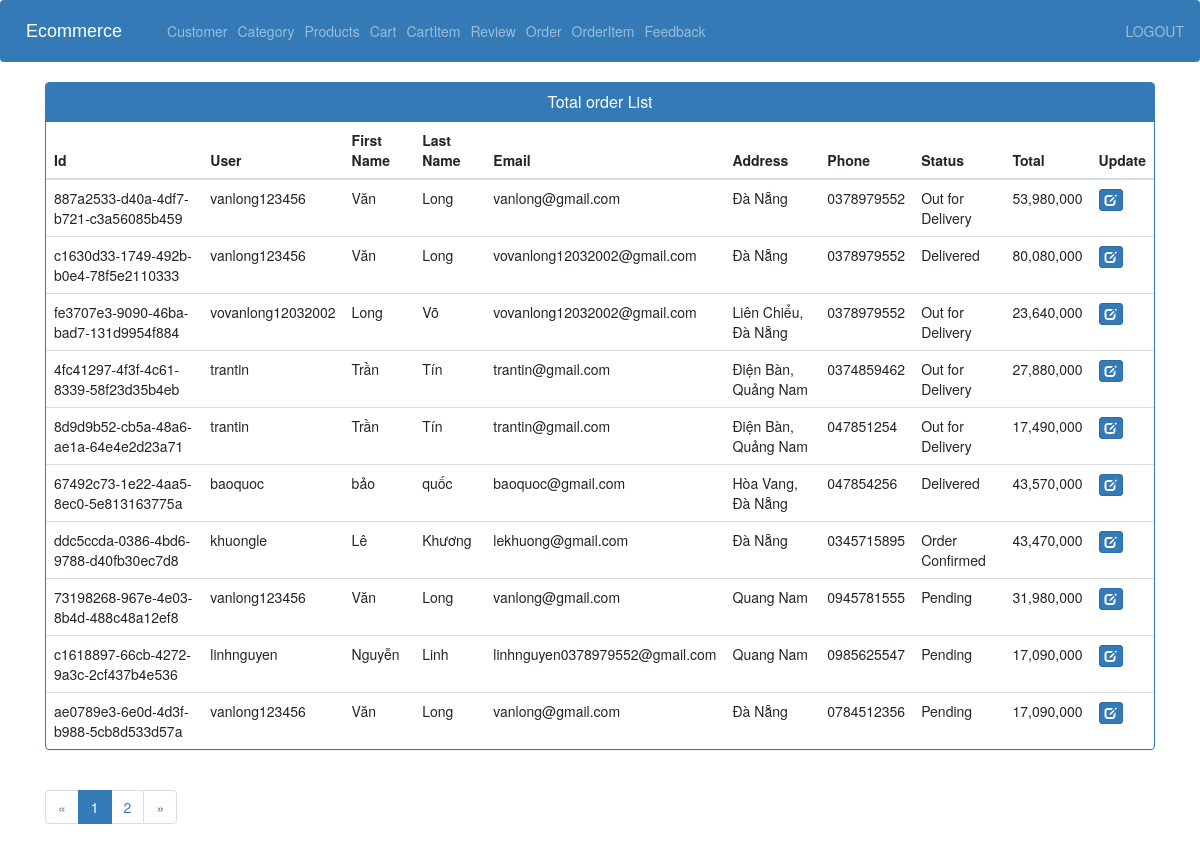
Page /order_view_admin/ (signed in) on the committed database.
### store/models.py (models this page shows)
class Order(models.Model):
    STATUS =(
        ('Pending','Pending'),
        ('Order Confirmed','Order Confirmed'),
        ('Out for Delivery','Out for Delivery'),
        ('Delivered','Delivered'),
    )
    id = models.UUIDField(default=uuid.uuid4, primary_key=True)
    user = models.ForeignKey(User, on_delete=models.CASCADE)
    first_name = models.CharField(max_length=255)
    last_name = models.CharField(max_length=255)
    email = models.EmailField(max_length=255)
    address = models.CharField(max_length=255)
    phone = models.CharField(max_length=255)
    date_ordered = models.DateTimeField(auto_now_add=True)
    status=models.CharField(max_length=50,null=True,choices=STATUS, default='Pending')
    total = models.FloatField()

### store/views.py (the view)
# urls.py: path('order_view_admin/',views.order_view_admin, name='order_view_admin'),
@login_required(login_url='adminlogin')
def order_view_admin(request):
    order_list= Order.objects.all()
    page = request.GET.get('page', 1)
    paginator = Paginator(order_list, 10)
    try:
        orders = paginator.page(page)
    except PageNotAnInteger:
        orders = paginator.page(1)
    except EmptyPage:
        orders = paginator.page(paginator.num_pages)
    context = {'orders':orders}
    return render(request, 'admin/view_order.html',context)

### store/templates/admin/view_order.html (shortened to what this page needs)
{% extends 'admin/admin_base.html' %}
{% load static %}
{% block content %}
<head>
  <link href="//netdna.bootstrapcdn.com/bootstrap/3.0.0/css/bootstrap.min.css" rel="stylesheet" id="bootstrap-css">
</head>
<div class="container vh-100">
  <div class="panel panel-primary">
    <div class="panel-heading">
      <h6 class="panel-title">Total order List</h6>
    </div>
    <table class="table table-hover" id="dev-table">
      <thead>
        <tr>
          <th>Id </th>
          <th>User</th>
          <th>First Name</th>
          <th>Last Name</th>
          <th>Email</th>
          <th>Address</th>
          <th>Phone</th>
          <th>Status</th>
          <th>Total</th>
          <th>Update</th>
        </tr>
      </thead>
      {% for p in orders %}
      {% if p %}
      <tr>
        <td> {{p.id}}</td>
        <td>{{ p.user.username }}</td>
        <td>{{p.first_name}}</td>
        <td>{{p.last_name}}</td>
        <td>{{p.email}}</td>
        <td>{{p.address}}</td>
        <td>{{p.phone}}</td>
        <td>{{p.status}}</td>
        <td>{{p.total|floatformat:"g"}}</td>
        <td><a class="btn btn-primary btn-xs" href="{% url 'view_update_order' p.id %}"><span class="glyphicon glyphicon-edit"></span></a></td>
      </tr>
      {%else%}
      <br><br><br>
      <h1>no products</h1>
      {% endif %}
      {% endfor %}
    </table>
  </div>
  {% if orders.has_other_pages %}
  <ul class="pagination">
    {% if orders.has_previous %}
      <li><a href="?page={{ orders.previous_page_number }}">&laquo;</a></li>
    {% else %}
      <li class="disabled"><span>&laquo;</span></li>
    {% endif %}
    {% for i in orders.paginator.page_range %}
      {% if orders.number == i %}
        <li class="active"><span>{{ i }} <span class="sr-only">(current)</span></span></li>
      {% else %}
        <li><a href="?page={{ i }}">{{ i }}</a></li>
      {% endif %}
    {% endfor %}
    {% if orders.has_next %}
      <li><a href="?page={{ orders.next_page_number }}">&raquo;</a></li>
    {% else %}
      <li class="disabled"><span>&raquo;</span></li>
    {% endif %}
  </ul>
{% endif %}
</div>
{% endblock content %}

### store/templates/admin/view_order.html (style rules this page uses)
a:link { text-decoration: none; }
h6 { text-align: center; }

### rows in the picture
Order: id "887a2533-d40a-4df7-b721-c3a56085b459", user.username "vanlong123456", first_name "Văn", last_name "Long", email "vanlong@gmail.com", address "Đà Nẵng", phone "0378979552", status "Out for Delivery", total "53,980,000"
Order: id "c1630d33-1749-492b-b0e4-78f5e2110333", user.username "vanlong123456", first_name "Văn", last_name "Long", email "vovanlong12032002@gmail.com", address "Đà Nẵng", phone "0378979552", status "Delivered", total "80,080,000"
Order: id "fe3707e3-9090-46ba-bad7-131d9954f884", user.username "vovanlong12032002", first_name "Long", last_name "Võ", email "vovanlong12032002@gmail.com", address "Liên Chiểu, Đà Nẵng", phone "0378979552", status "Out for Delivery", total "23,640,000"
Order: id "4fc41297-4f3f-4c61-8339-58f23d35b4eb", user.username "trantin", first_name "Trần", last_name "Tín", email "trantin@gmail.com", address "Điện Bàn, Quảng Nam", phone "0374859462", status "Out for Delivery", total "27,880,000"
Order: id "8d9d9b52-cb5a-48a6-ae1a-64e4e2d23a71", user.username "trantin", first_name "Trần", last_name "Tín", email "trantin@gmail.com", address "Điện Bàn, Quảng Nam", phone "047851254", status "Out for Delivery", total "17,490,000"
Order: id "67492c73-1e22-4aa5-8ec0-5e813163775a", user.username "baoquoc", first_name "bảo", last_name "quốc", email "baoquoc@gmail.com", address "Hòa Vang, Đà Nẵng", phone "047854256", status "Delivered", total "43,570,000"
Order: id "ddc5ccda-0386-4bd6-9788-d40fb30ec7d8", user.username "khuongle", first_name "Lê", last_name "Khương", email "lekhuong@gmail.com", address "Đà Nẵng", phone "0345715895", status "Order Confirmed", total "43,470,000"
Order: id "73198268-967e-4e03-8b4d-488c48a12ef8", user.username "vanlong123456", first_name "Văn", last_name "Long", email "vanlong@gmail.com", address "Quang Nam", phone "0945781555", status "Pending", total "31,980,000"
Order: id "c1618897-66cb-4272-9a3c-2cf437b4e536", user.username "linhnguyen", first_name "Nguyễn", last_name "Linh", email "linhnguyen0378979552@gmail.com", address "Quang Nam", phone "0985625547", status "Pending", total "17,090,000"
Order: id "ae0789e3-6e0d-4d3f-b988-5cb8d533d57a", user.username "vanlong123456", first_name "Văn", last_name "Long", email "vanlong@gmail.com", address "Đà Nẵng", phone "0784512356", status "Pending", total "17,090,000"

### other values in the picture
{{ i }} "1"
{{ i }} "2"
